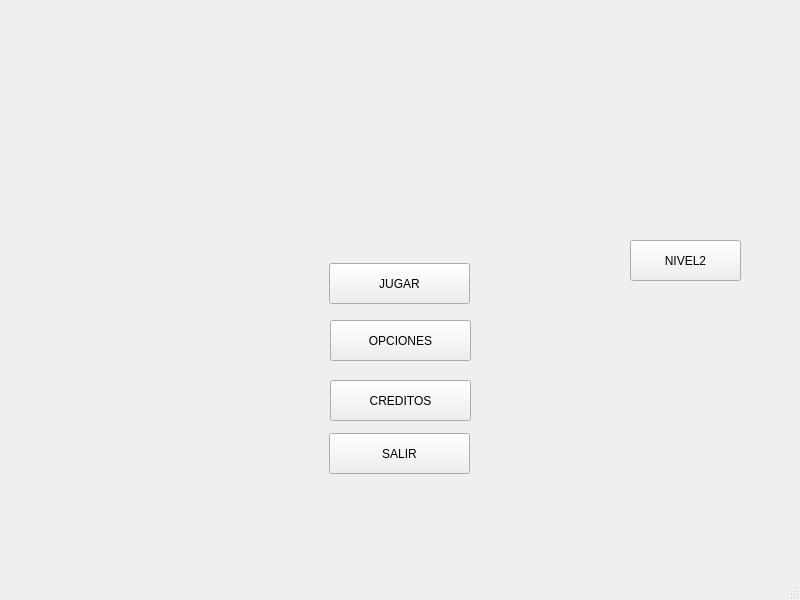
<?xml version="1.0" encoding="UTF-8"?>
<ui version="4.0">
 <class>MainWindow</class>
 <widget class="QMainWindow" name="MainWindow">
  <property name="geometry">
   <rect>
    <x>0</x>
    <y>0</y>
    <width>800</width>
    <height>600</height>
   </rect>
  </property>
  <property name="windowTitle">
   <string>MainWindow</string>
  </property>
  <widget class="QWidget" name="centralwidget">
   <widget class="QLabel" name="label">
    <property name="geometry">
     <rect>
      <x>8</x>
      <y>5</y>
      <width>791</width>
      <height>571</height>
     </rect>
    </property>
    <property name="text">
     <string/>
    </property>
    <property name="pixmap">
     <pixmap resource="Recursos.qrc">:/img/Recursos/menuprinc.png</pixmap>
    </property>
    <property name="scaledContents">
     <bool>true</bool>
    </property>
   </widget>
   <widget class="QPushButton" name="btnJugar">
    <property name="geometry">
     <rect>
      <x>329</x>
      <y>263</y>
      <width>141</width>
      <height>41</height>
     </rect>
    </property>
    <property name="text">
     <string>JUGAR</string>
    </property>
   </widget>
   <widget class="QPushButton" name="btnOpciones">
    <property name="geometry">
     <rect>
      <x>330</x>
      <y>320</y>
      <width>141</width>
      <height>41</height>
     </rect>
    </property>
    <property name="text">
     <string>OPCIONES</string>
    </property>
   </widget>
   <widget class="QPushButton" name="btnCreditos">
    <property name="geometry">
     <rect>
      <x>330</x>
      <y>380</y>
      <width>141</width>
      <height>41</height>
     </rect>
    </property>
    <property name="text">
     <string>CREDITOS</string>
    </property>
   </widget>
   <widget class="QPushButton" name="btnSalir">
    <property name="geometry">
     <rect>
      <x>329</x>
      <y>433</y>
      <width>141</width>
      <height>41</height>
     </rect>
    </property>
    <property name="text">
     <string>SALIR</string>
    </property>
   </widget>
   <widget class="QPushButton" name="btnNivel2">
    <property name="geometry">
     <rect>
      <x>630</x>
      <y>240</y>
      <width>111</width>
      <height>41</height>
     </rect>
    </property>
    <property name="text">
     <string>NIVEL2</string>
    </property>
   </widget>
  </widget>
  <widget class="QMenuBar" name="menubar">
   <property name="geometry">
    <rect>
     <x>0</x>
     <y>0</y>
     <width>800</width>
     <height>21</height>
    </rect>
   </property>
  </widget>
  <widget class="QStatusBar" name="statusbar"/>
 </widget>
 <resources>
  <include location="Recursos.qrc"/>
 </resources>
 <connections/>
</ui>
